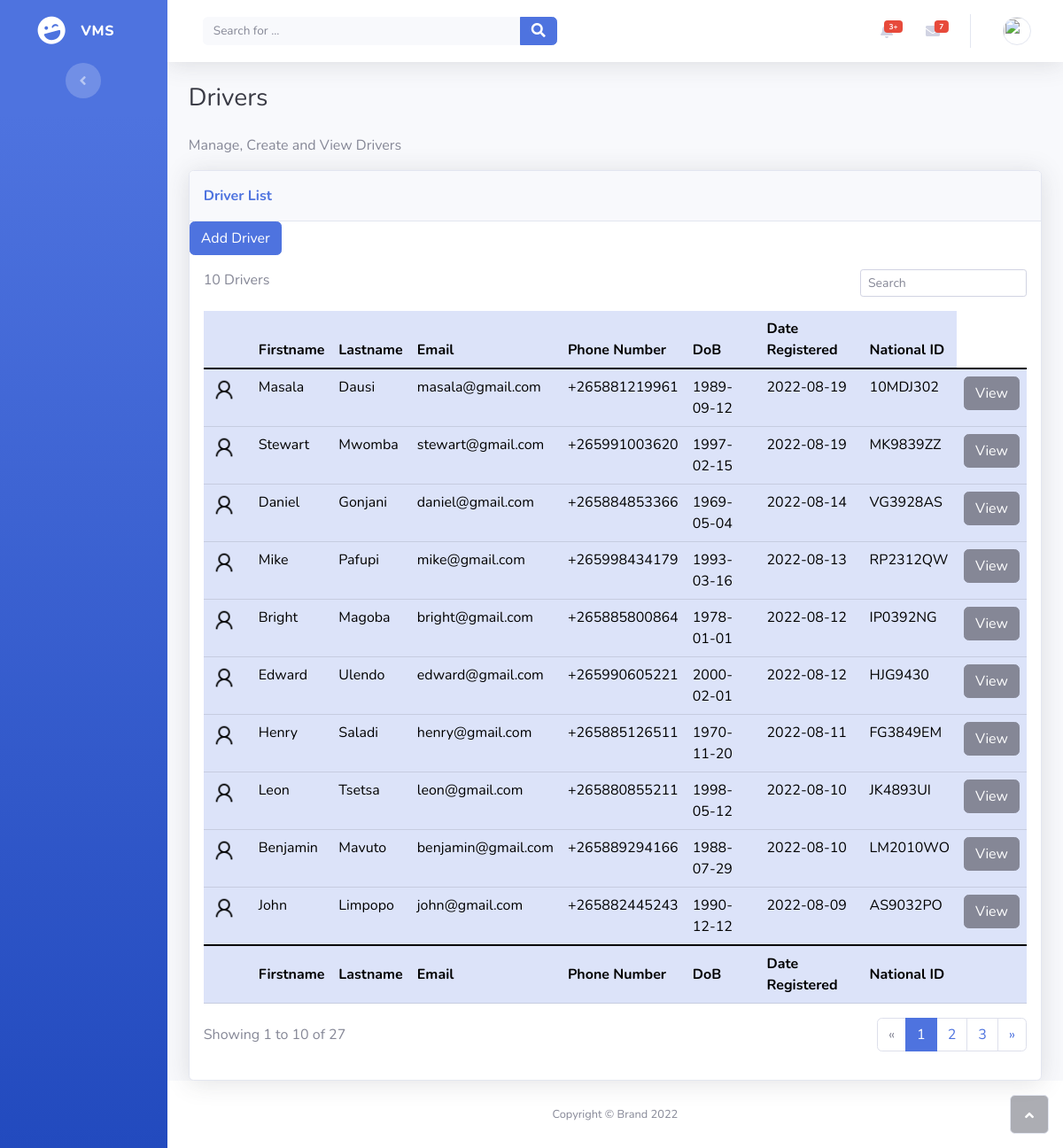
/driver_list.php, run on an earlier commit of the app's database.
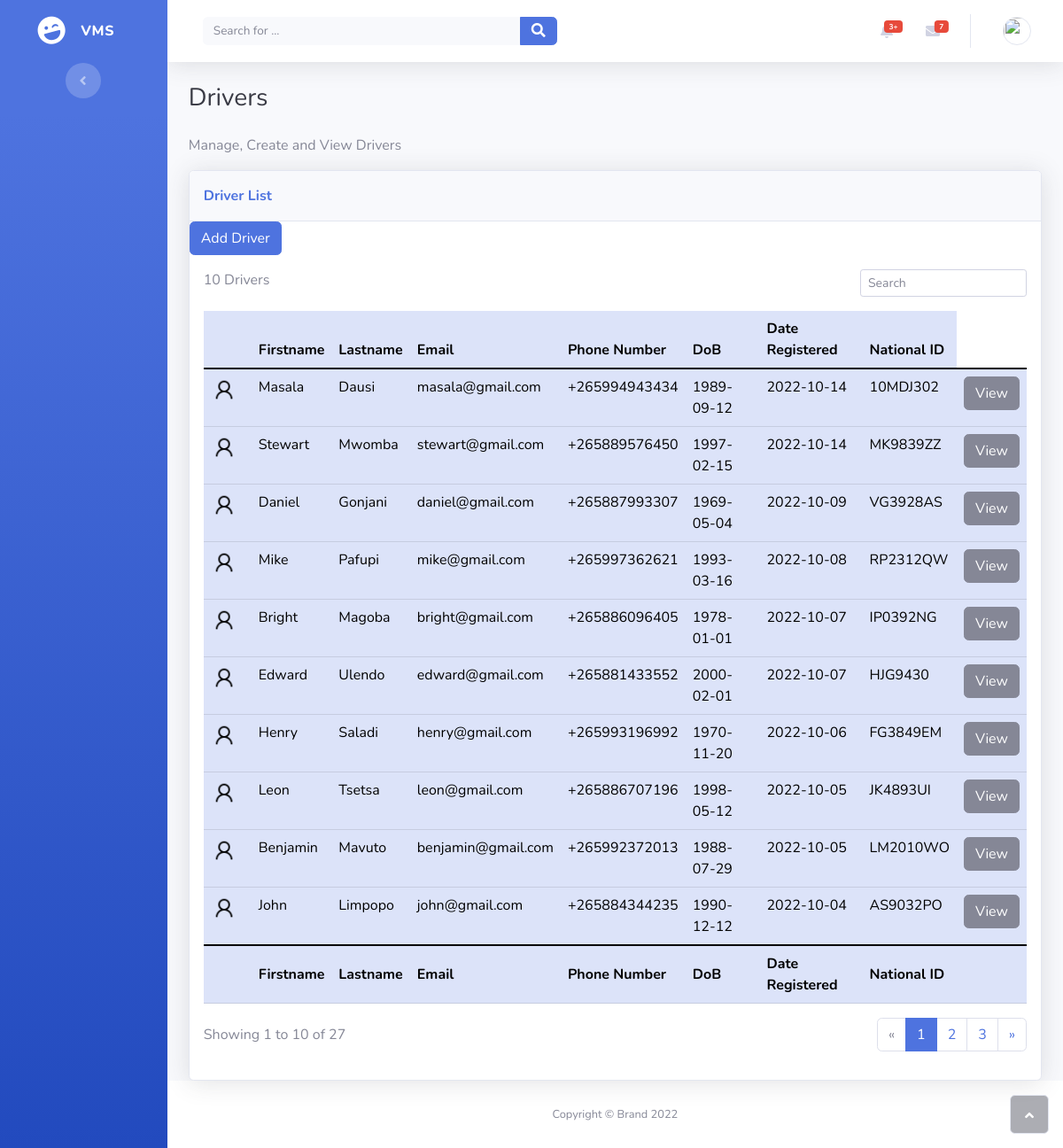
And on a later commit of the database.
### tables this page shows
CREATE TABLE `drivers` (
  `id` int(11) NOT NULL,
  `user_id` int(11) NOT NULL,
  `national_id` varchar(50) NOT NULL,
  `dob` date NOT NULL,
  `first_name` text NOT NULL,
  `last_name` text NOT NULL
);

CREATE TABLE `users` (
  `id` int(11) NOT NULL,
  `username` varchar(50) NOT NULL,
  `password` varchar(255) NOT NULL,
  `profile_picture` varchar(255) NOT NULL,
  `created_at` date NOT NULL,
  `updated_at` date DEFAULT NULL,
  `phone_number` varchar(50) NOT NULL,
  `email` varchar(50) NOT NULL,
  `role` enum('company','driver','admin') NOT NULL
);

### includes/entity/user.php (called while the page is built, shortened)
<?php
include_once dirname(__FILE__) . "/../utils.php";
class User
{
    public function __construct($data)
    {
        $this->id = $data["id"];
        $this->profilePicture = $data["profile_picture"];
        $this->phoneNumber = $data["phone_number"];
        $this->email = $data["email"];
        $this->createdAt = $data["date_joined"];
    }
    public static function find($id)
    {
        $table = self::TABLE;
        $columns = self::COLUMNS;
        $connection = DBConnection::getConnection();
        $sth = $connection->prepare("SELECT {$columns} FROM {$table} AS u WHERE u.id = :id");
        if (!$sth->execute([":id" => $id])) {
            return null;
        }
        $result = $sth->fetch();
        if (!$result) {
            return null;
        }
        return new User($result);
    }
}

### includes/auth.php (called while the page is built, shortened)
<?php
include_once dirname(__FILE__) . "/utils.php";
include_once dirname(__FILE__) . "/entity/user.php";
class Auth
{
    public static function getUser()
    {
        return User::find($_SESSION["id"]);
    }
}

### includes/entity/driver.php (called while the page is built, shortened)
<?php
class Driver
{
    public function __construct($data)
    {
        $this->nationalID = $data["national_id"];
        $this->dob = $data["dob"];
        $this->firstName = $data["first_name"];
        $this->lastName = $data["last_name"];
    }
    public static function all()
    {
        $drivers = [];
        $connection = DBConnection::getConnection();
        $columns = self::COLUMNS;
        $query = "SELECT {$columns} FROM users AS u INNER JOIN drivers AS d ON d.user_id = u.id ORDER BY u.created_at DESC";
        $sth = $connection->prepare($query);
        if ($sth->execute()) {
            foreach ($sth->fetchAll() as $driver) {
                $drivers[] = new Driver($driver);
            }
        }
        return $drivers;
    }
}

### driver_list.php (the view, shortened to what this page needs)
<?php
include_once "./includes/utils.php";
include_once "./includes/entity/driver.php";
$drivers = Driver::all();
?>
<!DOCTYPE html>
<html>
<head>
    <link rel="stylesheet" href="assets/bootstrap/css/bootstrap.min.css">
    <link rel="stylesheet" href="assets/fonts/fontawesome-all.min.css">
</head>
<body id="page-top">
    <div id="wrapper">
        <?php include_once('./components/nav_bar.php') ?>
        <div class="d-flex flex-column" id="content-wrapper">
            <div id="content">
                <nav class="navbar navbar-light navbar-expand bg-white shadow mb-4 topbar static-top">
                    <div class="container-fluid"><button class="btn btn-link d-md-none rounded-circle me-3" id="sidebarToggleTop" type="button"><i class="fas fa-bars"></i></button>
                        <form class="d-none d-sm-inline-block me-auto ms-md-3 my-2 my-md-0 mw-100 navbar-search">
                            <div class="input-group"><input class="bg-light form-control border-0 small" type="text" placeholder="Search for ..."><button class="btn btn-primary py-0" type="button"><i class="fas fa-search"></i></button></div>
                        </form>
                        <?php navActions(); ?>
                    </div>
                </nav>
                <div class="container-fluid">
                    <h3 class="text-dark mb-4">Drivers</h3>
                    <p>Manage, Create and View Drivers</p>
                    <div class="card shadow">
                        <div class="card-header py-3">
                            <p class="text-primary m-0 fw-bold">Driver List</p>
                        </div>
                        <a href="driver_create.php"><button type="button" class="btn btn-primary">Add Driver</button></a>
                        <div class="card-body">
                            <div class="row">
                                <div class="col-md-6 text-nowrap">
                                    <span><?php echo count($drivers); ?> Drivers</span>
                                </div>
                                <div class="col-md-6">
                                    <div class="text-md-end dataTables_filter" id="dataTable_filter"><label class="form-label"><input type="search" class="form-control form-control-sm" aria-controls="dataTable" placeholder="Search"></label></div>
                                </div>
                            </div>
                            <div class="table-responsive table mt-2" id="dataTable" role="grid" aria-describedby="dataTable_info">
                                <table class="table table-primary my-0" id="dataTable">
                                    <thead>
                                        <tr>
                                            <th></th>
                                            <th>Firstname</th>
                                            <th>Lastname</th>
                                            <th>Email</th>
                                            <th>Phone Number</th>
                                            <th>DoB</th>
                                            <th>Date Registered</th>
                                            <th>National ID</th>
                                        </tr>
                                    </thead>
                                    <tbody>
                                        <?php
                                        foreach ($drivers as $driver) {
                                            $user = User::find($driver->userID);
                                        ?>
                                            <tr>
                                                <td><img src="<?php echo $user->profilePicture; ?>" alt="" class="rounded-circle me-2" width="30" height="30"></td>
                                                <td><?php echo $driver->firstName; ?></td>
                                                <td><?php echo $driver->lastName; ?></td>
                                                <td><?php echo $user->email; ?></td>
                                                <td><?php echo $user->phoneNumber; ?></td>
                                                <td><?php echo $driver->dob; ?></td>
                                                <td><?php echo $user->createdAt; ?></td>
                                                <td><?php echo $driver->nationalID; ?></td>
                                                <td><a href="driver_detail.php?id=<?php echo $user->id; ?>"><button type="button" class="btn btn-secondary">View</button></a></td>
                                            </tr>
                                        <?php
                                        }
                                        ?>
                                    </tbody>
                                    <tfoot>
                                        <tr>
                                            <td><strong></strong></td>
                                            <td><strong>Firstname</strong></td>
                                            <td><strong>Lastname</strong></td>
                                            <td><strong>Email</strong></td>
                                            <td><strong>Phone Number</strong></td>
                                            <td><strong>DoB</strong></td>
                                            <td><strong>Date Registered</strong></td>
                                            <td><strong>National ID</strong></td>
                                            <td><strong></strong></td>
                                        </tr>
                                    </tfoot>
                                </table>
                            </div>
                            <div class="row">
                                <div class="col-md-6 align-self-center">
                                    <p id="dataTable_info" class="dataTables_info" role="status" aria-live="polite">Showing 1 to 10 of 27</p>
                                </div>
                                <div class="col-md-6">
                                    <nav class="d-lg-flex justify-content-lg-end dataTables_paginate paging_simple_numbers">
                                        <ul class="pagination">
                                            <li class="page-item disabled"><a class="page-link" aria-label="Previous" href="#"><span aria-hidden="true">«</span></a></li>
                                            <li class="page-item active"><a class="page-link" href="#">1</a></li>
                                            <li class="page-item"><a class="page-link" href="#">2</a></li>
                                            <li class="page-item"><a class="page-link" href="#">3</a></li>
                                            <li class="page-item"><a class="page-link" aria-label="Next" href="#"><span aria-hidden="true">»</span></a></li>
                                        </ul>
                                    </nav>
                                </div>
                            </div>
                        </div>
                    </div>
                </div>
            </div>
            <footer class="bg-white sticky-footer">
                <div class="container my-auto">
                    <div class="text-center my-auto copyright"><span>Copyright © Brand 2022</span></div>
                </div>
            </footer>
        </div><a class="border rounded d-inline scroll-to-top" href="#page-top"><i class="fas fa-angle-up"></i></a>
    </div>
</body>
</html>

### components/nav_bar.php (shortened to what this page needs)
<nav class="navbar navbar-dark align-items-start sidebar sidebar-dark accordion bg-gradient-primary p-0">
    <div class="container-fluid d-flex flex-column p-0"><a class="navbar-brand d-flex justify-content-center align-items-center sidebar-brand m-0" href="#">
            <div class="sidebar-brand-icon rotate-n-15"><i class="fas fa-laugh-wink"></i></div>
            <div class="sidebar-brand-text mx-3"><span>VMS</span></div>
        </a>
        <div class="text-center d-none d-md-inline"><button class="btn rounded-circle border-0" id="sidebarToggle" type="button"></button></div>
    </div>
</nav>

### includes/utils.php (shortened to what this page needs)
<?php
include_once dirname(__FILE__) . "/auth.php";
?>
<?php
function navActions()
{
    $user = Auth::getUser();
?>
    <ul class="navbar-nav flex-nowrap ms-auto">
        <li class="nav-item dropdown no-arrow mx-1">
            <div class="nav-item dropdown no-arrow"><a class="dropdown-toggle nav-link" aria-expanded="false" data-bs-toggle="dropdown" href="#"><span class="badge bg-danger badge-counter">3+</span><i class="fas fa-bell fa-fw"></i></a>
            </div>
        </li>
        <li class="nav-item dropdown no-arrow mx-1">
            <div class="nav-item dropdown no-arrow"><a class="dropdown-toggle nav-link" aria-expanded="false" data-bs-toggle="dropdown" href="#"><span class="badge bg-danger badge-counter">7</span><i class="fas fa-envelope fa-fw"></i></a>
            </div>
        </li>
        <li class="nav-item dropdown no-arrow">
            <div class="nav-item dropdown no-arrow"><a class="dropdown-toggle nav-link" aria-expanded="false" data-bs-toggle="dropdown" href="#"><img class="border rounded-circle img-profile" src="<?php echo $user->profilePicture; ?>"></a>
            </div>
        </li>
    </ul>
<?php
}

What changed in the data, as far as the page shows it:
changed through a linked row, drivers "Masala": user.phone_number "+265881219961" → "+265994943434"; user.created_at "2022-08-19" → "2022-10-14"
changed through a linked row, drivers "Stewart": user.phone_number "+265991003620" → "+265889576450"; user.created_at "2022-08-19" → "2022-10-14"
changed through a linked row, drivers "Daniel": user.phone_number "+265884853366" → "+265887993307"; user.created_at "2022-08-14" → "2022-10-09"
changed through a linked row, drivers "Mike": user.phone_number "+265998434179" → "+265997362621"; user.created_at "2022-08-13" → "2022-10-08"
changed through a linked row, drivers "Bright": user.phone_number "+265885800864" → "+265886096405"; user.created_at "2022-08-12" → "2022-10-07"
changed through a linked row, drivers "Edward": user.phone_number "+265990605221" → "+265881433552"; user.created_at "2022-08-12" → "2022-10-07"
changed through a linked row, drivers "Henry": user.phone_number "+265885126511" → "+265993196992"; user.created_at "2022-08-11" → "2022-10-06"
changed through a linked row, drivers "Leon": user.phone_number "+265880855211" → "+265886707196"; user.created_at "2022-08-10" → "2022-10-05"
changed through a linked row, drivers "Benjamin": user.phone_number "+265889294166" → "+265992372013"; user.created_at "2022-08-10" → "2022-10-05"
changed through a linked row, drivers "John": user.phone_number "+265882445243" → "+265884344235"; user.created_at "2022-08-09" → "2022-10-04"
